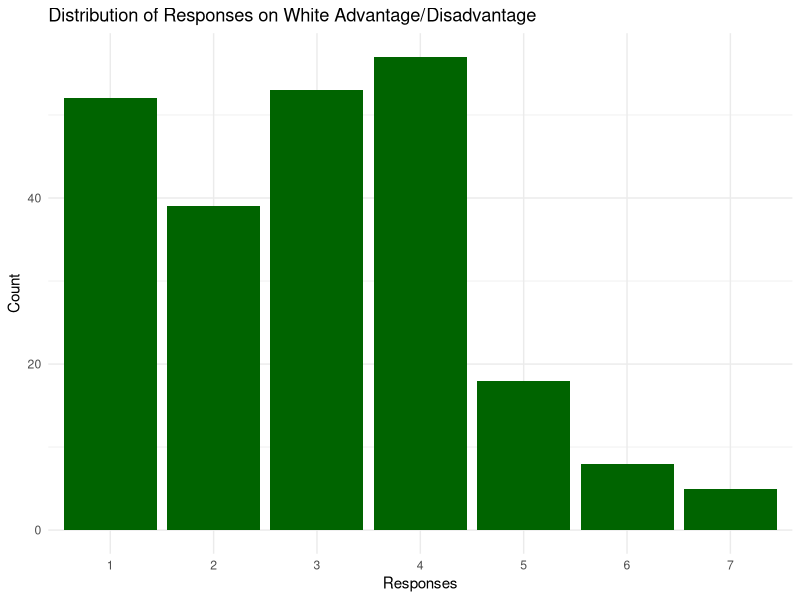
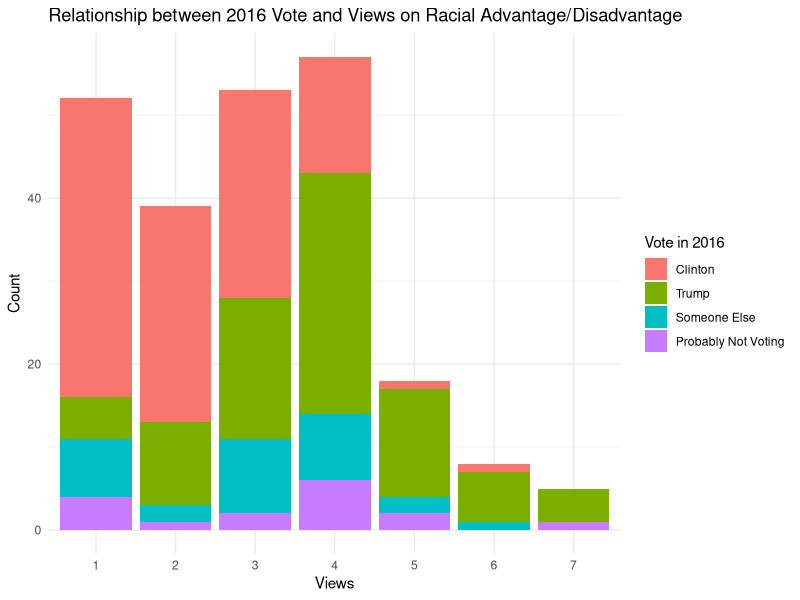
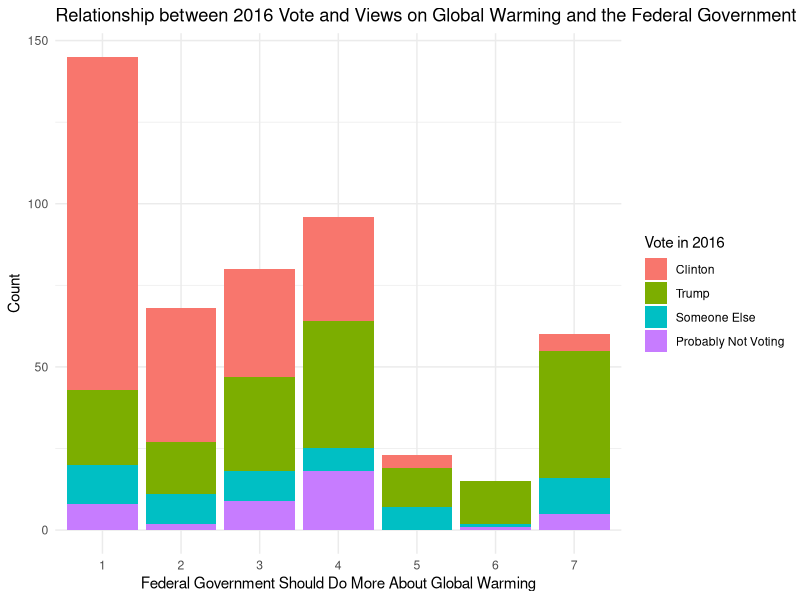
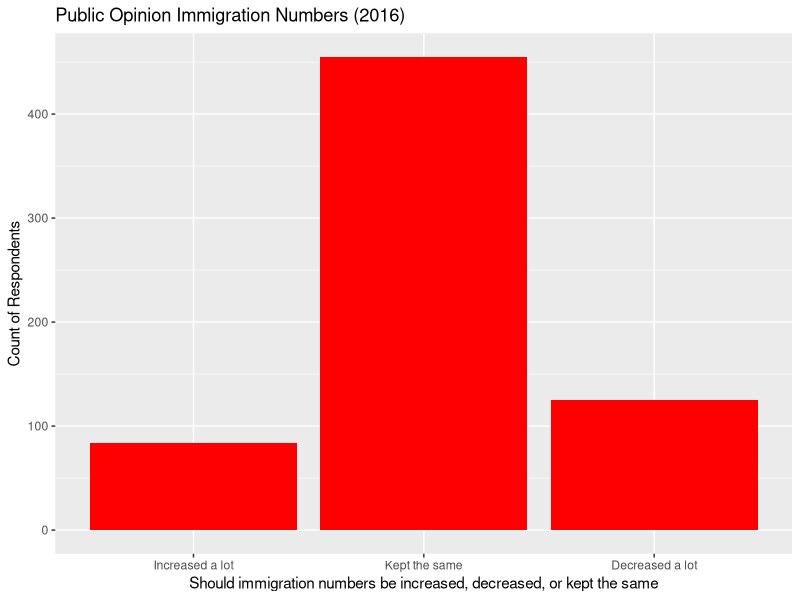
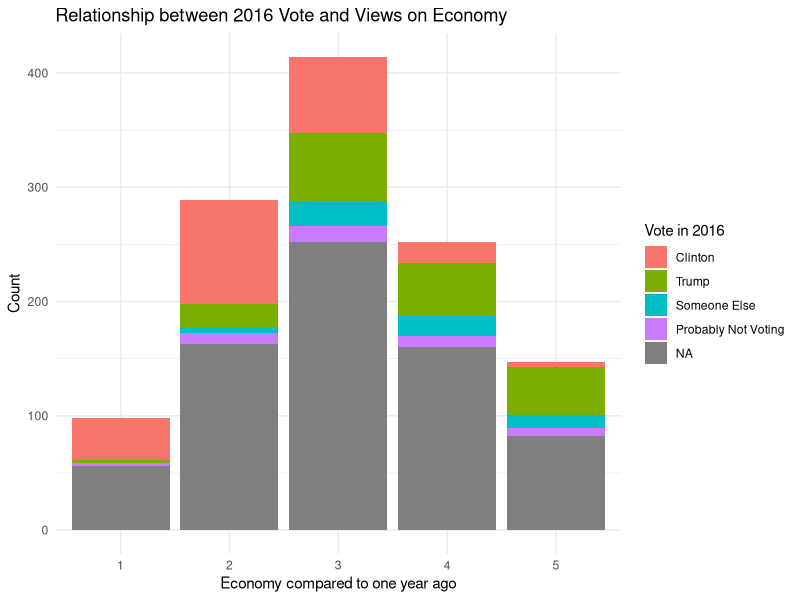

Reproduce these figures in R, in order.
library(here)
library(tidyverse)
library(dplyr)
library(ggplot2)

anes_data <- read_csv(here("data", "anes_pilot_2016.csv"))

vote2016 <- anes_data$vote16dt
vote2016 <- ifelse(vote2016 == 9, NA, vote2016)
vote2016 <- factor(vote2016, 
                   levels = c(1, 2, 3, 4),
                   labels = c("Clinton", "Trump", "Someone Else", "Probably Not Voting"))

white_adv <- anes_data$wad4b
white_adv <- ifelse(white_adv == 9, NA, white_adv)

anes_data$vote2016 <- vote2016
anes_data$white_adv <- white_adv

anes_data_clean <- anes_data %>%
  filter(!is.na(vote2016) & !is.na(white_adv))

ggplot(anes_data_clean, aes(x = factor(white_adv, exclude = NULL))) +
  geom_bar(fill = "darkgreen") +
  labs(
    title = "Distribution of Responses on White Advantage/Disadvantage",
    x = "Responses",
    y = "Count"
  ) +
  theme_minimal()

ggplot(anes_data_clean, aes(x = factor(white_adv), fill = factor(vote2016))) +
  geom_bar() +
  labs(
    title = "Relationship between 2016 Vote and Views on Racial Advantage/Disadvantage",
    x = "Views",
    y = "Count",
    fill = "Vote in 2016"
  ) +
  theme_minimal()

warmdo <- anes_data$warmdo

anes_data$vote2016 <- vote2016
anes_data$warm_do <- warmdo

anes_data_clean <- anes_data %>%
  filter(!is.na(vote2016) & !is.na(warmdo))

ggplot(anes_data_clean, aes(x = factor(warmdo), fill = factor(vote2016))) +  # Use 'anes_data_clean' here
  geom_bar() +
  labs(
    title = "Relationship between 2016 Vote and Views on Global Warming and the Federal Government",
    x = "Federal Government Should Do More About Global Warming",
    y = "Count",
    fill = "Vote in 2016"
  ) +
  theme_minimal()

immig_numb <- factor(anes_data$immig_numb, 
                     levels = c(1, 4, 7), 
                     labels = c("Increased a lot", "Kept the same", "Decreased a lot"))
immig_numb <- na.omit(immig_numb)

library(ggplot2)

ggplot(data = data.frame(immig_numb), aes(x = immig_numb)) +
  geom_bar(fill = "red") + 
  labs(title = "Public Opinion Immigration Numbers (2016)", 
       x = "Should immigration numbers be increased, decreased, or kept the same", 
       y = "Count of Respondents")

economy <- anes_data$econnow
ggplot(anes_data, aes(x = factor(economy), fill = factor(vote2016))) +
  geom_bar() +
  labs(
    title = "Relationship between 2016 Vote and Views on Economy",
    x = "Economy compared to one year ago",
    y = "Count",
    fill = "Vote in 2016"
  ) +
  theme_minimal()
